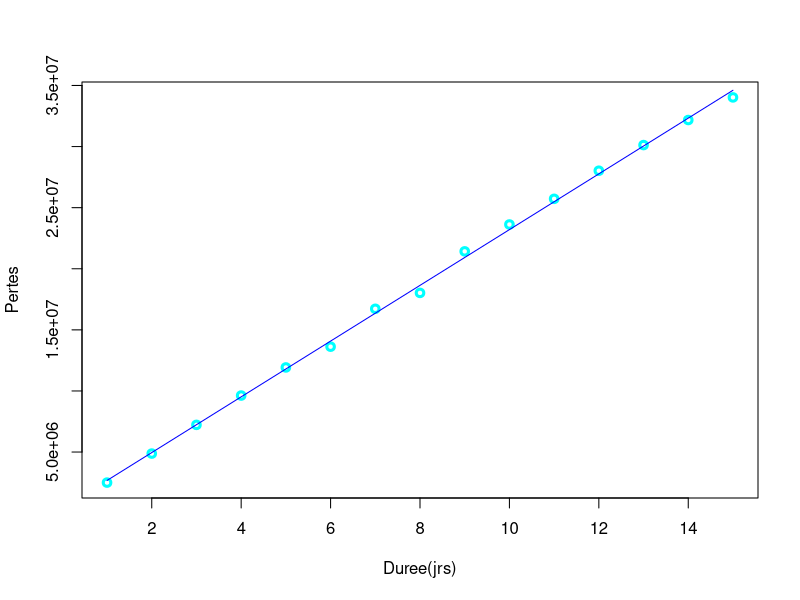

R code for this plot:

###########################
#NOMS: Seyni KANE         #
#      Fatou Diop NGOM    #
#      Ramatoulaye DIALLO #
###########################################################################
# La reponce de ceertains questions se trouvent dans le compte rendu(PDF) #
###########################################################################


NOSDATA=read.csv(file = "Projet AD.csv")
View(NOSDATA)
moy1=sum(NOSDATA[,1])/length(NOSDATA[,1])

moy2=sum(NOSDATA[,2])/length(NOSDATA[,2])

c1=(NOSDATA[,1]-moy1)^2#un vecteurc1 avec c1[i]=(xi-moyenne)^2
sv=sum(c1)#somme des (xi-moyenne) au carre
v1=sv/length(NOSDATA[,1])#calcule de la variance
ect1=sqrt(v1)#Ecartype de la premiere variable

c1=(NOSDATA[,1]-moy2)^2#un vecteurc1 avec c1[i]=(xi-moyenne)
sv=sum(c1)#somme des (xi-moyenne) au carre
v2=sv/length(NOSDATA[,1])#calcule de la variance
ect2=sqrt(v2)#Ecartype de la deuxieme 

plot(NOSDATA[,1],NOSDATA[,2],xlab="Duree(jrs)",ylab = "Pertes",type = "p",lwd=3,col="cyan")#Affiche les pertes en fonction de la duree

a=cov(NOSDATA[,1],NOSDATA[,2])/var(NOSDATA[,1])#Calcule de pente de la droite de regression lineaire
b=mean(NOSDATA[,2])-a*mean(NOSDATA[,1])#Calcule du coefficient a lorigine

y=a*NOSDATA[,1]+b
lines(NOSDATA[,1],y,type="l",col="blue")#Affichage de la droite de regression lineaire

R2=(cov(NOSDATA[,1],NOSDATA[,2]))^2/(var(NOSDATA[,1])*var(NOSDATA[,2]))#Calcul du coefficient de determination

